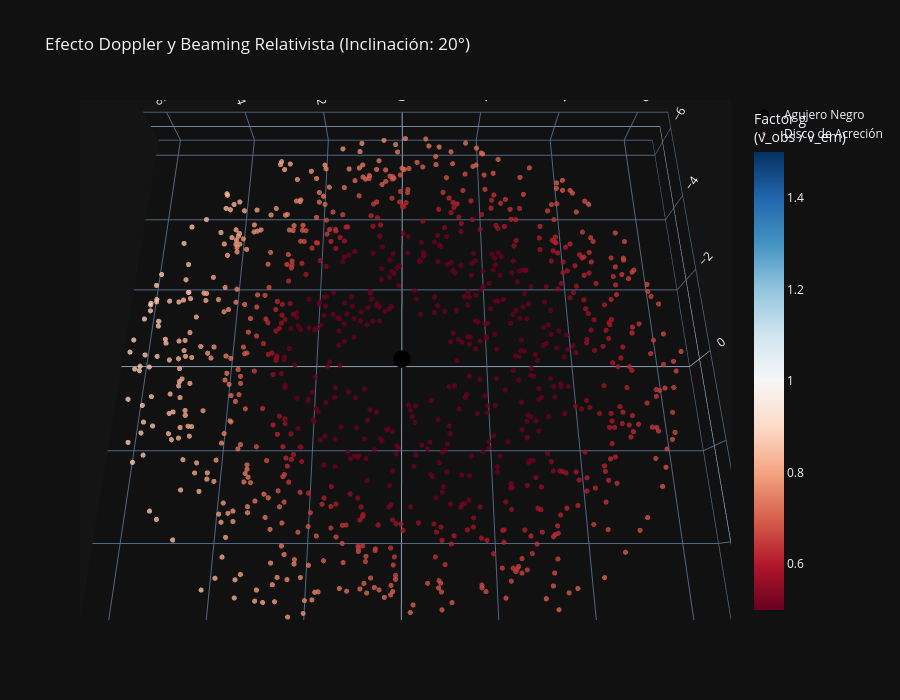

Notebook code for this chart:
### Code cell
# =============================================================================
# CALCULO DE EFECTOS OPTICOS RELATIVISTAS (DOPPLER + GRAVEDAD)
# =============================================================================

def graficar_emision_relativista(posiciones, velocidades, inclinacion_grados=80):
    """
    Calcula el factor de corrimiento espectral 'g' (Doppler + Gravitacional) 
    y grafica el disco de acreción visto por un observador distante.
    
    Parametros:
    - posiciones: array del estado final (n_particulas, 2) obtenido de rebound.
    - velocidades: array del estado final (n_particulas, 2).
    - inclinacion_grados: Ángulo de visión (0 = face-on / desde arriba, 90 = edge-on / de canto).
    """
    # Constantes en unidades geométricas (G=1, M=1, c=1)
    C = 1.0  
    M = 1.0  
    r_s = 2 * M # Radio de Schwarzschild
    
    # Extraemos el último estado de la simulación
    pos_finales = posiciones[-1]
    vel_finales = velocidades[-1]
    n_particulas = len(pos_finales)
    
    # Vector de la línea de visión del observador (asumiendo que está en el plano X-Z)
    inc_rad = np.radians(inclinacion_grados)
    n_obs = np.array([np.sin(inc_rad), 0.0, np.cos(inc_rad)])
    
    factores_g = np.zeros(n_particulas)
    
    for i in range(n_particulas):
        x, y = pos_finales[i]
        vx, vy = vel_finales[i]
        r = np.sqrt(x**2 + y**2)
        
        # Filtro de seguridad: si la partícula cruzó el radio de Schwarzschild, g=0 (no emite luz visible)
        if r <= r_s:
            factores_g[i] = 0.0
            continue
            
        # 1. Corrimiento gravitacional
        g_grav = np.sqrt(1 - (r_s / r))
        
        # 2. Corrimiento cinemático (Doppler Especial)
        v_vec = np.array([vx, vy, 0.0])
        beta_vec = v_vec / C
        beta2 = np.dot(beta_vec, beta_vec)
        
        # Factor de Lorentz
        gamma = 1.0 / np.sqrt(1 - beta2)
        
        # Producto punto entre velocidad y línea de visión
        beta_dot_n = np.dot(beta_vec, n_obs)
        
        # Factor Doppler relativista
        Doppler = 1.0 / (gamma * (1 - beta_dot_n))
        
        # Factor g total
        factores_g[i] = Doppler * g_grav
    # =============================================================================
    # VISUALIZACIÓN EN 3D CON PLOTLY (COLOR MAP: REDSHIFT / BLUESHIFT)
    # =============================================================================
    fig = go.Figure()

    # Añadir agujero negro (Singularidad / Horizonte)
    fig.add_trace(go.Scatter3d(
        x=[0], y=[0], z=[0],
        mode='markers',
        marker=dict(size=10, color='black'),
        name="Agujero Negro"
    ))

    # Graficar las partículas coloreadas según su factor 'g'
    fig.add_trace(go.Scatter3d(
        x=pos_finales[:, 0],
        y=pos_finales[:, 1],
        z=np.zeros(n_particulas),
        mode='markers',
        marker=dict(
            size=3,
            color=factores_g,
            colorscale='RdBu', # Rojo para redshift (se aleja), Azul para blueshift (se acerca)
            cmin=0.5,  # Límites típicos para visualizar el contraste
            cmax=1.5,
            colorbar=dict(title="Factor g<br>(v_obs / v_em)"),
            opacity=0.8
        ),
        name="Disco de Acreción"
    ))

    # Ajustar la cámara para que coincida con el ángulo de inclinación del observador
    camera = dict(
        up=dict(x=0, y=0, z=1),
        center=dict(x=0, y=0, z=0),
        eye=dict(x=2.5 * np.sin(inc_rad), y=0, z=2.5 * np.cos(inc_rad))
    )

    fig.update_layout(
        title=f"Efecto Doppler y Beaming Relativista (Inclinación: {inclinacion_grados}°)",
        scene=dict(
            xaxis_title='X (GM/c²)',
            yaxis_title='Y (GM/c²)',
            zaxis_title='Z (GM/c²)',
            aspectmode='data',
            bgcolor="rgb(20, 20, 20)", # Fondo oscuro para resaltar la luz
        ),
        scene_camera=camera,
        width=900,
        height=700,
        template="plotly_dark"
    )

    fig.show()

# Ejecutamos la función con las posiciones y velocidades obtenidas de tu bloque anterior
# Asumiendo que las variables 'posiciones' y 'velocidades' están en memoria
graficar_emision_relativista(posiciones, velocidades, inclinacion_grados=20)

### Figure 1 — Plotly figure (JSON) as saved in the notebook; plotly's stock layout.template omitted (floating-point values rounded to 4 significant figures; data arrays with more than 128 entries replaced by an {"elided": "..."} marker saying what was removed)
{"data": [{"marker": {"color": "black", "size": 10}, "mode": "markers", "name": "Agujero Negro", "type": "scatter3d", "x": [0], "y": [0], "z": [0]}, {"marker": {"cmax": 1.5, "cmin": 0.5, "color": {"elided": "1000 float values"}, "colorbar": {"title": {"text": "Factor g<br>(v_obs / v_em)"}}, "colorscale": [[0, "rgb(103,0,31)"], [0.1, "rgb(178,24,43)"], [0.2, "rgb(214,96,77)"], [0.3, "rgb(244,165,130)"], [0.4, "rgb(253,219,199)"], [0.5, "rgb(247,247,247)"], [0.6, "rgb(209,229,240)"], [0.7, "rgb(146,197,222)"], [0.8, "rgb(67,147,195)"], [0.9, "rgb(33,102,172)"], [1, "rgb(5,48,97)"]], "opacity": 0.8, "size": 3}, "mode": "markers", "name": "Disco de Acreción", "type": "scatter3d", "x": {"elided": "1000 float values"}, "y": {"elided": "1000 float values"}, "z": {"elided": "1000 float values"}}], "layout": {"height": 700, "scene": {"aspectmode": "data", "bgcolor": "rgb(20, 20, 20)", "camera": {"center": {"x": 0, "y": 0, "z": 0}, "eye": {"x": 0.8551, "y": 0, "z": 2.349}, "up": {"x": 0, "y": 0, "z": 1}}, "xaxis": {"title": {"text": "X (GM/c²)"}}, "yaxis": {"title": {"text": "Y (GM/c²)"}}, "zaxis": {"title": {"text": "Z (GM/c²)"}}}, "title": {"text": "Efecto Doppler y Beaming Relativista (Inclinación: 20°)"}, "width": 900}}
